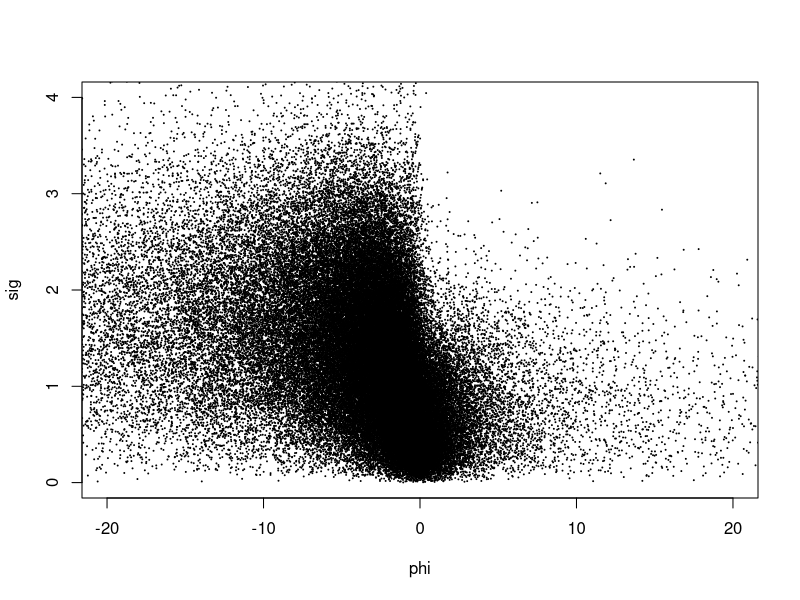

This figure's R source:
# NOTE: Need to pick prior for (psi, omega) carefully.

tophi = function(psi, omega) psi / sqrt(omega)
tosig = function(psi, omega) sqrt(psi^2 + omega)
topsi = function(phi, sigma) phi * sqrt(toomega(phi, sigma))
toomega = function(phi, sigma) sigma^2 / (1 + phi^2)


n = 1e5

# omega = (1 / rgamma(n, 2, 1e-3))
b = rgamma(n, .5, 1)
omega = 1 / rgamma(n, 2.5, b)
# omega = 1 / rgamma(n, .1, .1)
psi = rnorm(n, -1, 1)

phi = tophi(psi, omega)
sig = tosig(psi, omega)
plot(phi, sig, pch=20, cex=.1, xlim=c(-20, 20), ylim=c(0,4))
# mean(sig < 1 & phi < -5)
# plot(psi, omega, cex=.1, ylim=c(0, 0.1))  # needs to be uniform between (0, 0.02) for omega

# toomega(-10, c(.1, 2))
# topsi(-10, c(.1, 2))

# Make priors so that I get these (sig, phi).
# n=1e4
# sig = runif(n, 0, 2)
# phi = runif(n, -20, 20)
# # sig = runif(n, .5, .6)
# # phi = runif(n, -20, 0)
# plot(phi, sig, cex=.1, pch=20)
# omega = toomega(phi=phi, sig=sig)
# psi = topsi(phi=phi, sig=sig)
# plot(psi, omega, pch=20, cex=.5, ylim=c(0, .1))
